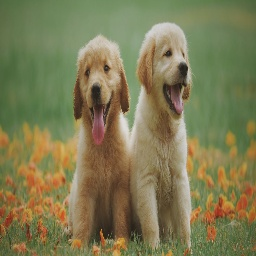
#> input picture benchmark/images/dog.jpg, 256 x 256 px
$ python new.py
#> lines starting #> are read from the running program, lines starting #| are printed output that depends on the picture; after the words box and inside, x2 and y2 are one past the last pixel; in counts of white or black regions, pixels touching at a corner belong together
import cv2
import matplotlib.pyplot as plt
import random
import numpy as np


# reading image using the imread() function
imageread = cv2.imread('images/dog.jpg')
#> imageread is the input picture: shape (256, 256, 3); mean B, G, R 82.7, 122.7, 126.2

# input image is converted to gray scale image
imagegray = cv2.cvtColor(imageread, cv2.COLOR_BGR2GRAY)
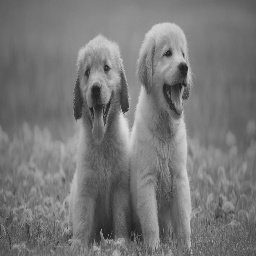
#> imagegray: shape (256, 256); min 30, max 221, mean 119.2

# using the SIRF algorithm to detect key
# points in the image
features = cv2.SIFT_create()

keypoints = features.detect(imagegray, None)
#> keypoints = 236 keypoints; strongest (x, y, size): (169, 53, 5.1), (183, 68, 6.7), (96, 90, 7.1), (106, 68, 4.8)

# choose top 50 keypoints
keypoints = sorted(keypoints, key=lambda x: -x.response)[:50]
#> keypoints = 50 keypoints; strongest (x, y, size): (169, 53, 5.1), (183, 68, 6.7), (96, 90, 7.1), (106, 68, 4.8)
# randomly choose 5 keypoints
keypoints = random.sample(keypoints, 5)
#> keypoints = 5 keypoints; (x, y, size): (183, 68, 6.7), (96, 77, 8.5), (177, 114, 5.1), (185, 97, 3.7), (112, 92, 2.3)


# Load the input image
input_image = imageread

# Define the position (x, y) and size of the white spot

n=random.randint(2, 5)
mask = np.zeros_like(input_image)
for i in range(n):


    spot_x,spot_y = keypoints[i].pt
    spot_x = int(spot_x)
    spot_y = int(spot_y)
    spot_size = random.randint(10,25) # Size of the spot (adjust as needed)

    # Create a mask for the white spot (a white circle in this case)

    cv2.circle(mask, (spot_x, spot_y), spot_size, (255, 255, 255), thickness=-1)  # White circle

    # Add the white spot to the input image
    output_image = cv2.add(input_image, mask)
#> this loop made 5 passes
#> (spot_x, spot_y) on passes 1 to 5: (176, 113), (112, 92), (185, 96), (182, 68), (96, 77)
#> pass 1, `output_image = cv2.add(input_image, mask)`:
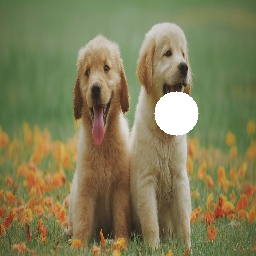
#> output_image: shape (256, 256, 3); mean B, G, R 86.6, 126, 129.2
#> pass 3, `output_image = cv2.add(input_image, mask)`:
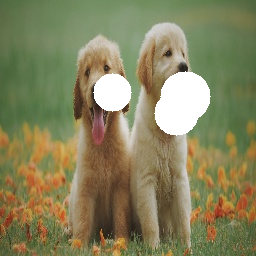
#> output_image: shape (256, 256, 3); mean B, G, R 92.6, 131, 133.8
#> after the loop:
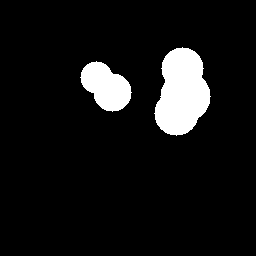
#> mask: shape (256, 256, 3); 8% white; 2 white regions, box (x1, y1, x2, y2) and area: (154, 47, 211, 136) 3558, (80, 61, 132, 112) 1684

# Save or display the output image
# cv2.imwrite('output_image.jpg', output_image)  # Save the output image
cv2.imshow('Output Image', output_image)  # Display the output image (optional)
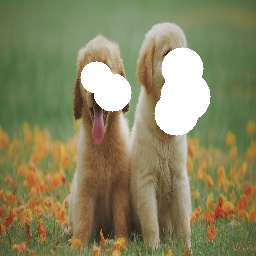
#> window 'Output Image': shape (256, 256, 3); mean B, G, R 96, 133.7, 136.4

# Wait for a key press and then close the display window
cv2.waitKey(0)
cv2.destroyAllWindows()


# between every two keypoints draw a line
# for i in range(len(keypoints)):
#     for j in range(i+1, len(keypoints))[i:]:
#         x1, y1 = keypoints[i].pt
#         x2, y2 = keypoints[j].pt
#         # Draw line between two points of thickness 10 px
#         cv2.line(imageread, (int(x1), int(y1)), (int(x2), int(y2)), (255, 255, 255), random.randint(1,10))

# plt.imshow(imageread)

# # drawKeypoints function is used to draw keypoints
# # output_image = cv2.drawKeypoints(imageread, keypoints, 0, (255, 0, 0),
#                                 #  flags=cv2.DRAW_MATCHES_FLAGS_DRAW_RICH_KEYPOINTS)

# # displaying the image with keypoints as the
# # output on the screen
# # plt.imshow(output_image)

# # plotting image
# plt.show()
